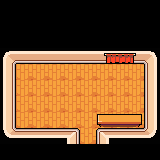

A 2D game scene composited from a Tiled map and its tileset images. What follows is a short description and the map's XML, with every tile layer's data as written:
An orthogonal 10x10 tile map with 16x16 px tiles, 3 tile layers (tiles, details, Grass-Layer), 1 hidden layer not drawn and 2 objects (36, 34, 0, -1).

<map version="1.0" orientation="orthogonal" renderorder="right-down" width="10" height="10" tilewidth="16" tileheight="16" nextobjectid="3">
 <tileset firstgid="1" name="tileset" tilewidth="16" tileheight="16" tilecount="1120" columns="28">
  <image source="tileset.png" width="448" height="640" />
 </tileset>
 <layer name="tiles" width="10" height="10">
  <data encoding="csv">
0,0,0,0,0,0,0,0,0,0,
0,0,0,0,0,0,0,0,0,0,
0,0,0,0,0,0,0,0,0,0,
841,845,845,845,845,845,845,845,845,846,
869,928,928,928,928,928,928,928,928,930,
869,928,928,928,928,928,928,928,928,930,
869,928,928,928,928,928,928,928,928,930,
869,928,928,928,928,928,928,928,928,930,
953,954,954,954,955,928,957,954,954,958,
0,0,0,0,0,0,0,0,0,0
</data>
 </layer>
 <layer name="details" width="10" height="10">
  <data encoding="csv">
0,0,0,0,0,0,0,0,0,0,
0,0,0,0,0,0,0,0,0,0,
0,0,0,0,0,0,0,0,0,0,
0,0,0,0,0,0,1105,1106,1107,0,
0,0,0,0,0,0,0,0,0,0,
0,0,0,0,0,0,0,0,0,0,
0,0,0,0,0,0,0,0,0,0,
0,0,0,0,0,0,1083,1084,1085,0,
0,0,0,0,0,0,0,0,0,0,
0,0,0,0,0,0,0,0,0,0
</data>
 </layer>
 <layer name="Collision-Layer" width="10" height="10" visible="0">
  <data encoding="csv">
0,0,0,0,0,0,0,0,0,0,
0,0,0,0,0,0,0,0,0,0,
0,0,0,0,0,0,0,0,0,0,
1073,1073,1073,1073,1073,1073,1073,1073,1073,1073,
1073,0,0,0,0,0,0,0,0,1073,
1073,0,0,0,0,0,0,0,0,1073,
1073,0,0,0,0,0,0,0,0,1073,
1073,0,0,0,0,0,1074,1074,1074,1073,
1073,1073,1073,1073,1073,0,1073,1073,1073,1073,
1073,1073,1073,1073,1073,0,1073,1073,1073,1073
</data>
 </layer>
 <objectgroup name="Teleport-Layer">
  <object id="1" name="level01" type="36, 34" x="80" y="128" width="16" height="16" />
 </objectgroup>
 <objectgroup name="Entity-Layer">
  <object id="2" name="dojo_master" type="0, -1" x="48" y="80" width="16" height="16" />
 </objectgroup>
 <layer name="Grass-Layer" width="10" height="10">
  <data encoding="csv">
0,0,0,0,0,0,0,0,0,0,
0,0,0,0,0,0,0,0,0,0,
0,0,0,0,0,0,0,0,0,0,
0,0,0,0,0,0,0,0,0,0,
0,0,0,0,0,0,0,0,0,0,
0,0,0,0,0,0,0,0,0,0,
0,0,0,0,0,0,0,0,0,0,
0,0,0,0,0,0,0,0,0,0,
0,0,0,0,0,0,0,0,0,0,
0,0,0,0,0,0,0,0,0,0
</data>
 </layer>
</map>
